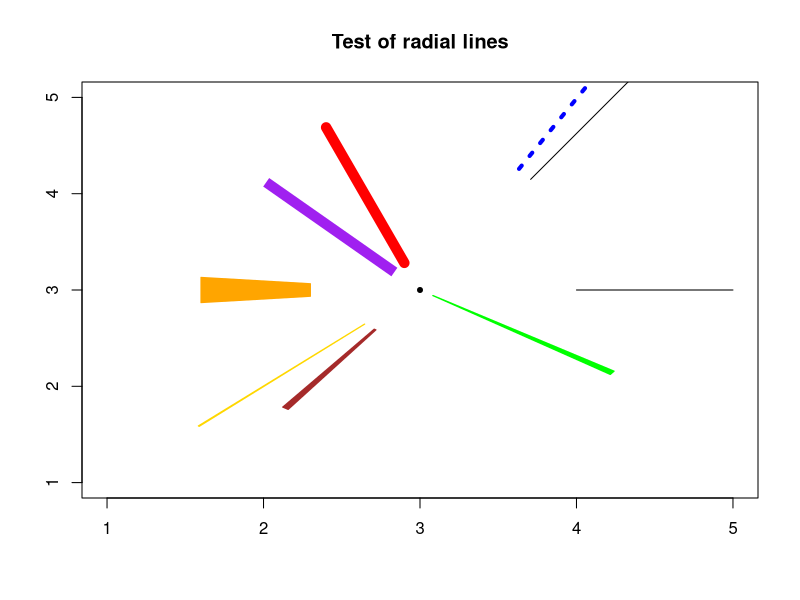

Write the R code that produced this figure.
library(plotrix)


### Name: draw.radial.line
### Title: Draw a radial line
### Aliases: draw.radial.line
### Keywords: misc

### ** Examples

 plot(0, xlim=c(1,5), ylim=c(1,5), main="Test of radial lines", xlab="", ylab="", type="n")
 points(3, 3, pch=20)
 draw.radial.line(1, 2, center=c(3,3))
 draw.radial.line(1, 2, center=c(3,3), angle=pi/4)
 draw.radial.line(1, 2, center=c(3,3), angle=pi/4+0.1, col="blue", lwd=4, lty=3)
 draw.radial.line(0.2, 1.2, center=c(3,3), deg=120, col="red", lwd=10)
 draw.radial.line(0.2, 1.2, center=c(3,3), deg=145, col="purple", lwd=10, lend=1)
 draw.radial.line(0.5, 2, center=c(3,3), deg=225, expand=TRUE, col="gold")
 draw.radial.line(0.7, 1.4, center=c(3,3), deg=180, expand=TRUE, col="orange", lwd=30)
 draw.radial.line(0.5, 1.5, center=c(3,3), deg=235, expand=TRUE, lwd=5, col="brown")
 draw.radial.line(0.1, 1.5, center=c(3,3), deg=325, expand=TRUE, lwd=5, col="green")
